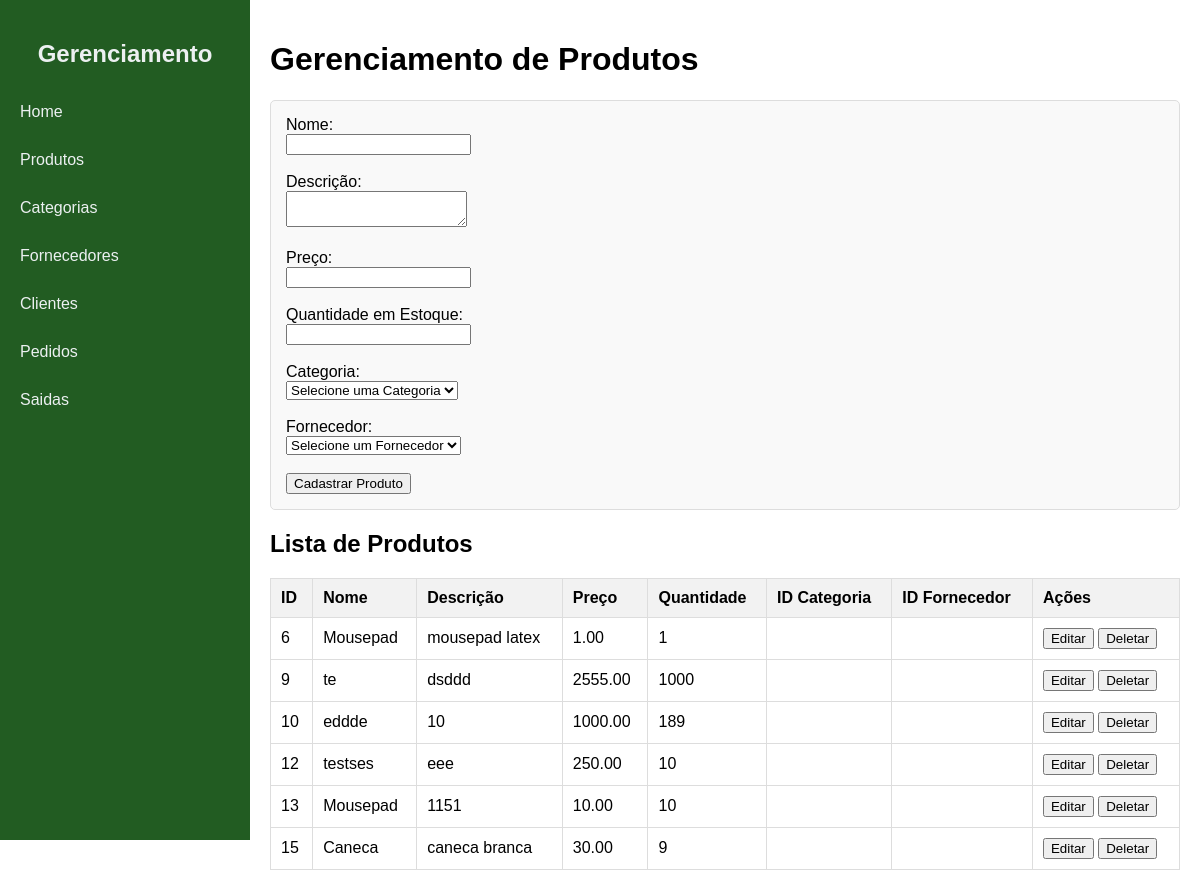
The page /views/produto_view.php on the database its author committed.
### tables this page shows
CREATE TABLE `produtos` (
  `id_produto` int(11) NOT NULL,
  `nome` varchar(100) NOT NULL,
  `descricao` text DEFAULT NULL,
  `preco` decimal(10,2) NOT NULL,
  `quantidade_estoque` int(11) NOT NULL,
  `id_categoria` int(11) DEFAULT NULL,
  `id_fornecedor` int(11) DEFAULT NULL,
  `data_criacao` timestamp NOT NULL DEFAULT current_timestamp()
);

### models/Produto.php (called while the page is built, shortened)
<?php
class Produto {
    private $conn;
    private $table_name = "Produtos";
    public function __construct($db) {
        $this->conn = $db;
    }
    public function buscarTodos() {
        $query = "SELECT * FROM " . $this->table_name;
        $stmt = $this->conn->prepare($query);
        $stmt->execute();
        return $stmt;
    }
}
?>

### models/DetalhePedido.php (called while the page is built)
<?php
class DetalhesPedido {
    private $conn;
    private $table_name = "detalhespedido";
    public function __construct($db) {
        $this->conn = $db;
    }
    public function verificarProdutoRelacionado($id_produto) {
        $query = "SELECT COUNT(*) AS total FROM " . $this->table_name . " WHERE id_produto = :id_produto";
        $stmt = $this->conn->prepare($query);
        $stmt->bindParam(':id_produto', $id_produto, PDO::PARAM_INT);
        $stmt->execute();
        $result = $stmt->fetch(PDO::FETCH_ASSOC);
        return $result['total'] > 0;
    }
}
?>

### views/produto_view.php (the view, shortened to what this page needs)
<!DOCTYPE html>
<html lang="en">
<head>
    <link rel="stylesheet" href="/controle_de_estoque/assets/css/styles.css">
</head>
<body>
    <?php include 'menu_lateral_view.php'; ?>
    <div class="content">
        <h1>Gerenciamento de Produtos</h1>
        <form class="cadastro" action='/controle_de_estoque/controllers/processa_produto.php' method="POST">
            <label for="nome">Nome:</label><br>
            <input type="text" id="nome" name="nome" required><br><br>
            <label for="descricao">Descrição:</label><br>
            <textarea id="descricao" name="descricao" required></textarea><br><br>
            <label for="preco">Preço:</label><br>
            <input type="number" step="0.01" id="preco" name="preco" required><br><br>
            <label for="quantidade_estoque">Quantidade em Estoque:</label><br>
            <input type="number" id="quantidade_estoque" name="quantidade_estoque" required><br><br>
            <label for="id_categoria">Categoria:</label><br>
            <select id="id_categoria" name="id_categoria" required>
                <option value="">Selecione uma Categoria</option>
                <?php
                $database = new Database();
                $db = $database->getConnection();
                ?>
            </select><br><br>
            <label for="id_fornecedor">Fornecedor:</label><br>
            <select id="id_fornecedor" name="id_fornecedor" required>
                <option value="">Selecione um Fornecedor</option>
            </select><br><br>
            <button type="submit" name="action" value="create">Cadastrar Produto</button>
        </form>
        <h2>Lista de Produtos</h2>
        <table>
            <thead>
                <tr>
                    <th>ID</th>
                    <th>Nome</th>
                    <th>Descrição</th>
                    <th>Preço</th>
                    <th>Quantidade</th>
                    <th>ID Categoria</th>
                    <th>ID Fornecedor</th>
                    <th>Ações</th>
                </tr>
            </thead>
            <tbody>
                <?php
                include __DIR__ . '/../models/Produto.php';
                include_once __DIR__ . '/../models/DetalhePedido.php';
                $db = $database->getConnection();
                $produto = new Produto($db);
                $stmt = $produto->buscarTodos();
                $detalhesPedido = new DetalhesPedido($db);
                while ($row = $stmt->fetch(PDO::FETCH_ASSOC)) {
                    $relacionado = $detalhesPedido->verificarProdutoRelacionado($row['id_produto']);
                    echo "<tr>
                    <td>{$row['id_produto']}</td>
                    <td>{$row['nome']}</td>
                    <td>{$row['descricao']}</td>
                    <td>{$row['preco']}</td>
                    <td>{$row['quantidade_estoque']}</td>
                    <td>{$row['id_categoria']}</td>
                    <td>{$row['id_fornecedor']}</td>
                    <td>
                        <form style='display:inline;' action='/controle_de_estoque/controllers/processa_produto.php' method='POST'>
                            <input type='hidden' name='id_produto' value='{$row['id_produto']}'>
                            <button type='button' name='action' value='edit' onclick='openModal({$row['id_produto']}, \"{$row['nome']}\", \"{$row['descricao']}\", {$row['preco']}, {$row['quantidade_estoque']})'>Editar</button>
                        </form>";
                    if (!$relacionado) {
                        echo "<form style='display:inline;' action='/controle_de_estoque/controllers/processa_produto.php' method='POST' onsubmit='return confirmDelete();'>
                            <input type='hidden' name='id_produto' value='{$row['id_produto']}'>
                            <button type='submit' name='action' value='delete'>Deletar</button>
                        </form>";
                    } else {
                        echo "<span class='tooltip'>
                            <i class='info-icon'>ℹ</i>
                            <span class='tooltip-text'>Itens relacionados com vendas não podem ser deletados.</span>
                          </span>";
                    }
                    echo "</td>
                </tr>";
                }
                ?>
            </tbody>
        </table>
    </div>
</body>
</html>

### assets/css/styles.css (style rules this page uses)
body { font-family: Arial, sans-serif; }
form.cadastro { margin-bottom: 20px; background: #f9f9f9; padding: 15px; border: 1px solid #ddd; border-radius: 5px; }
table { width: 100%; border-collapse: collapse; }
table, th, td { border: 1px solid #ddd; }
th, td { padding: 10px; text-align: left; }
th { background-color: #f2f2f2; }
.content { margin-left: 250px; padding: 20px; }

### views/menu_lateral_view.php (style rules this page uses)
body { margin: 0; font-family: Arial, sans-serif; }
.content { margin-left: 250px; padding: 20px; }

### rows shown on the page
produtos: id_produto "6", nome "Mousepad", descricao "mousepad latex", preco "1.00", quantidade_estoque "1"
produtos: id_produto "9", nome "te", descricao "dsddd", preco "2555.00", quantidade_estoque "1000"
produtos: id_produto "10", nome "eddde", descricao "10", preco "1000.00", quantidade_estoque "189"
produtos: id_produto "12", nome "testses", descricao "eee", preco "250.00", quantidade_estoque "10"
produtos: id_produto "13", nome "Mousepad", descricao "1151", preco "10.00", quantidade_estoque "10"
produtos: id_produto "15", nome "Caneca", descricao "caneca branca", preco "30.00", quantidade_estoque "9"
